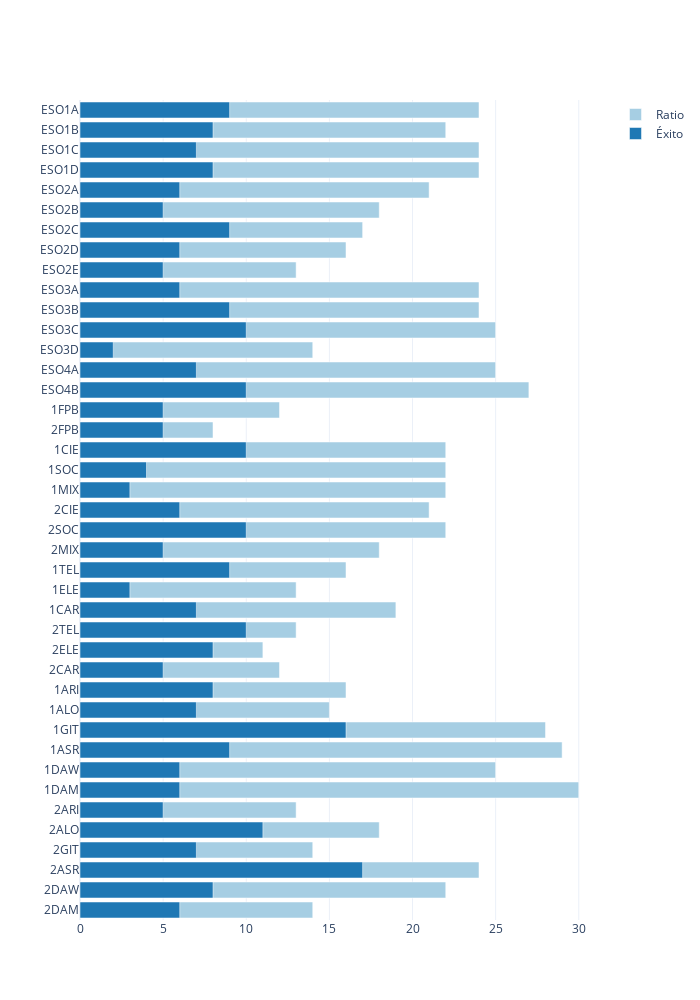

Write notebook code for a chart like this one.
### Markdown cell above
## ÉXITO EN VALORES ABSOLUTOS

### Code cell
myplotly.hbar((dfc['ratio'], dfc['éxito_abs']), dfc.index, trace_names=('Ratio', 'Éxito'))

### Figure 1 — Plotly figure (JSON) as saved in the notebook; plotly's stock layout.template omitted (floating-point values rounded to 4 significant figures)
{"data": [{"marker": {"color": "rgb(166,206,227)"}, "name": "Ratio", "orientation": "h", "type": "bar", "x": [24, 22, 24, 24, 21, 18, 17, 16, 13, 24, 24, 25, 14, 25, 27, 12, 8, 22, 22, 22, 21, 22, 18, 16, 13, 19, 13, 11, 12, 16, 15, 28, 29, 25, 30, 13, 18, 14, 24, 22, 14], "y": ["ESO1A", "ESO1B", "ESO1C", "ESO1D", "ESO2A", "ESO2B", "ESO2C", "ESO2D", "ESO2E", "ESO3A", "ESO3B", "ESO3C", "ESO3D", "ESO4A", "ESO4B", "1FPB", "2FPB", "1CIE", "1SOC", "1MIX", "2CIE", "2SOC", "2MIX", "1TEL", "1ELE", "1CAR", "2TEL", "2ELE", "2CAR", "1ARI", "1ALO", "1GIT", "1ASR", "1DAW", "1DAM", "2ARI", "2ALO", "2GIT", "2ASR", "2DAW", "2DAM"]}, {"marker": {"color": "rgb(31,120,180)"}, "name": "Éxito", "orientation": "h", "type": "bar", "x": [9, 8, 7, 8, 6, 5, 9, 6, 5, 6, 9, 10, 2, 7, 10, 5, 5, 10, 4, 3, 6, 10, 5, 9, 3, 7, 10, 8, 5, 8, 7, 16, 9, 6, 6, 5, 11, 7, 17, 8, 6], "y": ["ESO1A", "ESO1B", "ESO1C", "ESO1D", "ESO2A", "ESO2B", "ESO2C", "ESO2D", "ESO2E", "ESO3A", "ESO3B", "ESO3C", "ESO3D", "ESO4A", "ESO4B", "1FPB", "2FPB", "1CIE", "1SOC", "1MIX", "2CIE", "2SOC", "2MIX", "1TEL", "1ELE", "1CAR", "2TEL", "2ELE", "2CAR", "1ARI", "1ALO", "1GIT", "1ASR", "1DAW", "1DAM", "2ARI", "2ALO", "2GIT", "2ASR", "2DAW", "2DAM"]}], "layout": {"barmode": "overlay", "height": 1000, "title": {"text": ""}, "width": 700, "yaxis": {"autorange": "reversed", "type": "category"}}}
